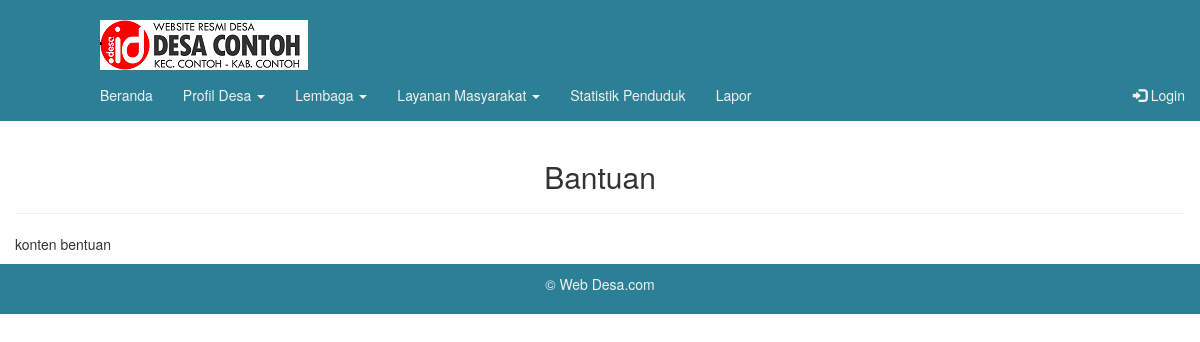
/index.php/bantuan, run on an earlier commit of the app's database.
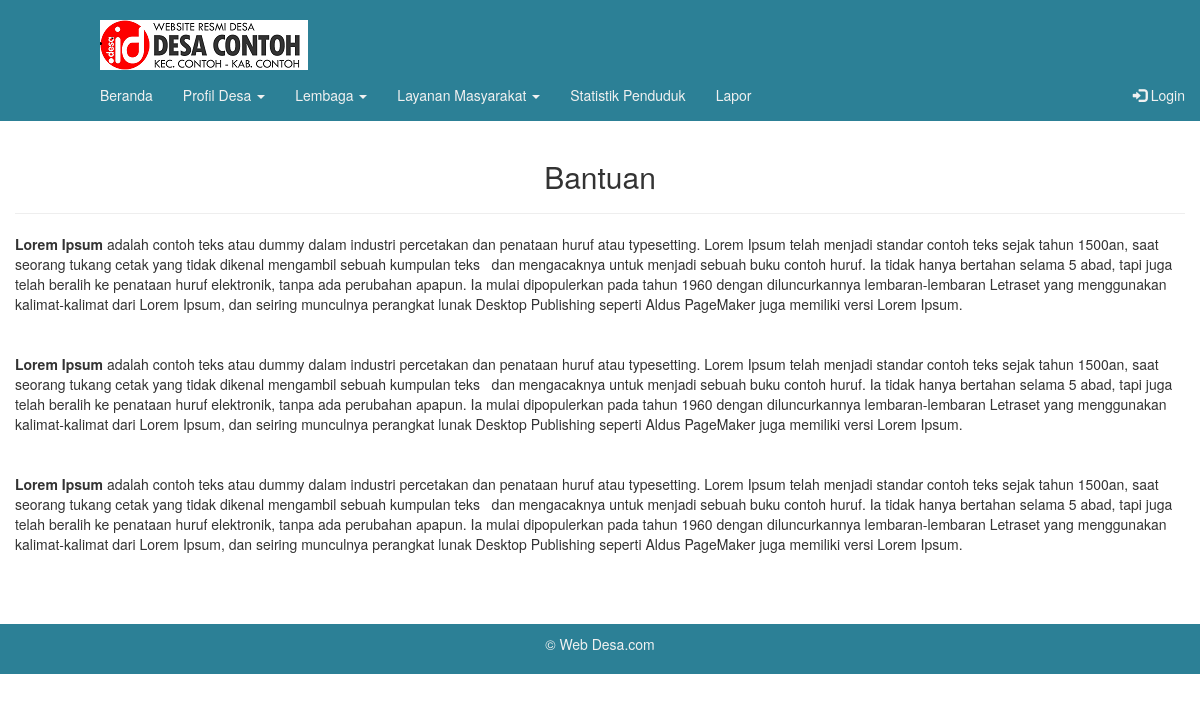
And on a later commit of the database.
### tables this page shows
CREATE TABLE IF NOT EXISTS `konten` (
  `id` int(11) NOT NULL,
  `jenis` varchar(255) NOT NULL,
  `isi` text NOT NULL
);

### application/views/userlayout/konten.php (called while the page is built, shortened)
<?php
if($isi){
	$this->load->view($isi);
}

### application/views/userlayout/wrapper.php (called while the page is built)
<?php
require_once('head.php');
require_once('header.php');
require_once('konten.php');
require_once('footer.php');

### application/controllers/Bantuan.php (called while the page is built)
<?php if ( ! defined('BASEPATH')) exit('No direct script access allowed');
class Bantuan extends CI_Controller {
	public function index() {
		$data=array('title'=>'Bantuan',
					'isi'  =>'userpages/bantuan/bantuan'
						);
		$data['record']	= $this->m_global->get_data_all('konten', null, ['jenis'=>'bantuan']);
		$this->load->view('userlayout/wrapper',$data);
	}
}

### index.php (called while the page is built, shortened)
<?php
require_once BASEPATH.'core/CodeIgniter.php';

### application/models/M_global.php (called while the page is built, shortened)
<?php if ( ! defined('BASEPATH')) exit('No direct script access allowed');
class M_global extends CI_Model {
	public function __construct(){
		$this->db->query("SET time_zone='+07:00'");
	}
	public function get_data_all( $table, $join = NULL, $where = NULL, $select = '*', $where_e = NULL, $order = NULL, $start = 0, $tampil = NULL, $group = NULL, $array = null )
	{
		if ( is_array($select))
		{
			$this->db->select( $select[0], $select[1] )->from($table);
		}
			else
		{
			$this->db->select($select)->from($table);
		}
		$query  = $this->db->get();
		( ! is_null( $array )
			? $result = $query->result_array()
			: $result = $query->result()
		);
		return $result;
	}
}

### application/views/userpages/bantuan/bantuan.php (the view)
<div class="konten">
  <div class="container">
    <div class="row">
    <center><h2>Bantuan</h2></center>
    <hr>
   		<?=$record[0]->isi; ?>
    </div>
  </div>
</div>

What changed in the data, as far as the page shows it:
changed konten: isi "konten bentuan" → "Lorem Ipsum adalah contoh teks atau dummy dalam industri percetakan dan penataan huruf atau typesetting. Lorem Ipsum telah menjadi standar contoh teks sejak tahun 1500an, saat seorang tukang cetak yang tidak dikenal mengambil sebuah kumpulan teks dan mengacaknya untuk menjadi sebuah buku contoh huruf. Ia tidak hanya bertahan selama 5 abad, tapi juga telah beralih ke penataan huruf elektronik, tanpa ada perubahan apapun. Ia mulai dipopulerkan pada tahun 1960 dengan diluncurkannya lembaran-lembaran Letraset yang menggunakan kalimat-kalimat dari Lorem Ipsum, dan seiring munculnya perangkat lunak Desktop Publishing seperti Aldus PageMaker juga memiliki versi Lorem Ipsum. Lorem Ipsum adalah…"
